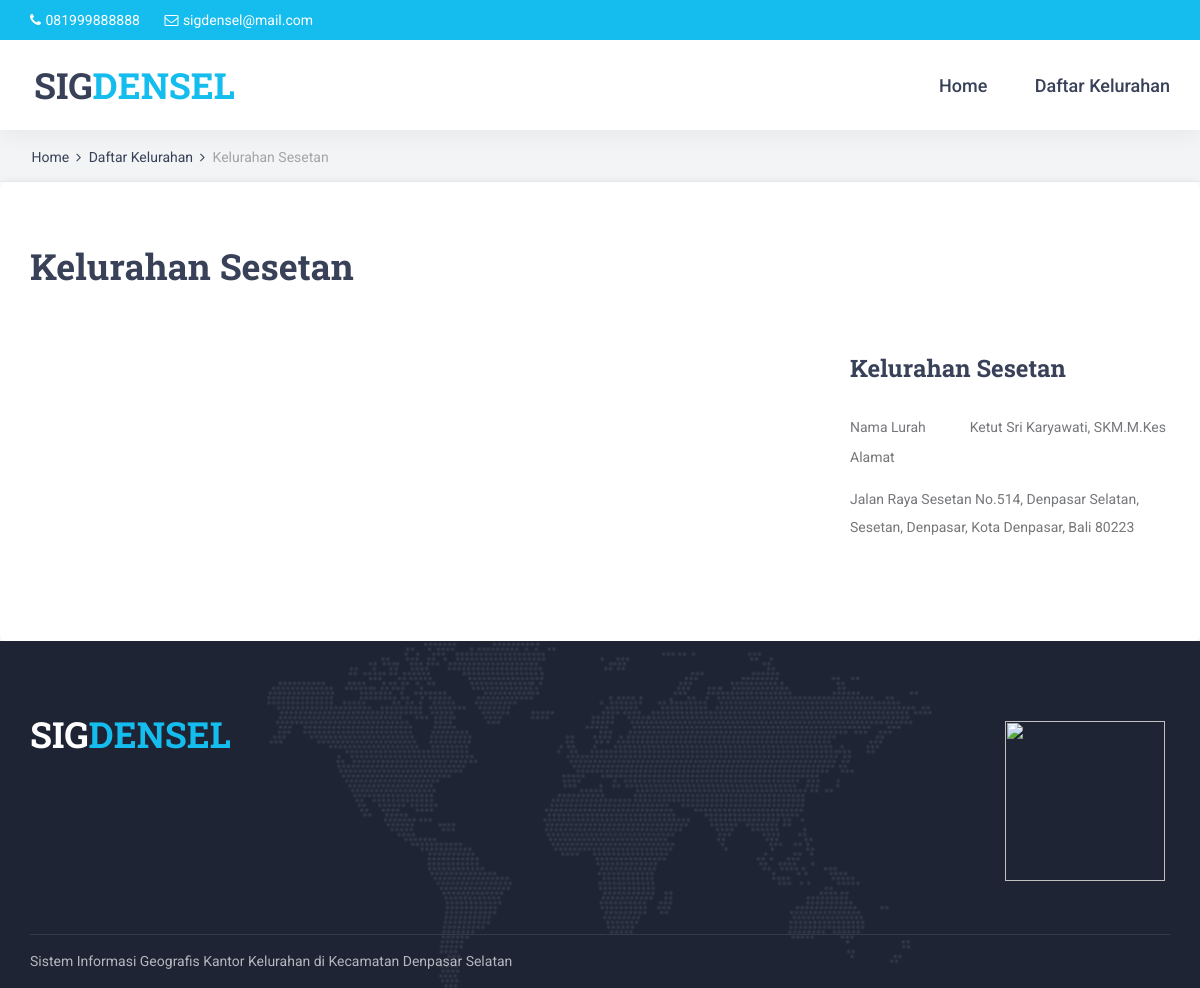
Screenshot of /lokasi_detail.php?id_kelurahan=1 with the database file from the repository.
### tables this page shows
CREATE TABLE `lokasi` (
  `id_lokasi` int(11) NOT NULL,
  `id_kelurahan` int(11) NOT NULL,
  `id_operator` int(11) NOT NULL,
  `data_lokasi` text NOT NULL,
  `alamat` text NOT NULL,
  `foto` varchar(199) NOT NULL,
  `latitude` varchar(199) NOT NULL,
  `longtitude` varchar(199) NOT NULL
);

CREATE TABLE `kelurahan` (
  `id_kelurahan` int(11) NOT NULL,
  `nama_kelurahan` varchar(199) NOT NULL,
  `nama_lurah` varchar(199) NOT NULL
);

### lokasi_detail.php (the view, shortened to what this page needs)
<?php
	include 'operator/koneksi.php';
	$id_kelurahan = $_GET['id_kelurahan'];
  $query_lokasi = mysqli_query($koneksi,
  "SELECT * FROM lokasi
  JOIN kelurahan ON kelurahan.id_kelurahan = lokasi.id_kelurahan
  JOIN operator ON operator.id_operator = lokasi.id_operator
  WHERE kelurahan.id_kelurahan = '$id_kelurahan'");
	$row_lokasi = mysqli_fetch_assoc($query_lokasi);
?>
<!DOCTYPE html>
<html lang="en">
<head>
<?php include 'asset/top-script.php'; ?>
<link rel="stylesheet" type="text/css" href="frontend/styles/course.css">
<link rel="stylesheet" type="text/css" href="frontend/styles/course_responsive.css">
</head>
<body>
<div class="super_container">
	<header class="header">
    <?php include 'top-bar.php'; ?>
		<?php include 'navigation.php'; ?>
	</header>
	<div class="home">
		<div class="breadcrumbs_container">
			<div class="container">
				<div class="row">
					<div class="col">
						<div class="breadcrumbs">
							<ul>
								<li><a href="index.php">Home</a></li>
								<li><a href="daftar-kelurahan.php">Daftar Kelurahan</a></li>
                <li><?= $row_lokasi['nama_kelurahan'];?></li>
							</ul>
						</div>
					</div>
				</div>
			</div>
		</div>
	</div>
  <div class="course">
		<div class="container">
			<div class="row">
				<div class="col-lg-8">
					<div class="course_container">
						<div class="course_title"><?= $row_lokasi['nama_kelurahan'];?></div>
						<div class="course_image"><img src="operator/foto/<?= $row_lokasi['foto'];?>" alt=""></div>
					</div>
				</div>
        <div class="col-lg-4">
					<div class="sidebar">
            <div class="sidebar_section">
							<div class="sidebar_section_title"><?= $row_lokasi['nama_kelurahan'];?></div>
							<div class="sidebar_teacher">
								<div class="teacher_meta_container">
									<div class="teacher_meta d-flex flex-row align-items-center justify-content-start">
										<div class="teacher_meta_title">Nama Lurah</div>
										<div class="teacher_meta_text ml-auto"><span><?= $row_lokasi['nama_lurah'];?></span></div>
									</div>
									<div class="teacher_meta d-flex flex-row align-items-center justify-content-start">
										<div class="teacher_meta_title">Alamat</div>
									</div>
								</div>
								<div class="teacher_info">
									<p><?= $row_lokasi['alamat'];?></p>
								</div>
							</div>
						</div>
					</div>
				</div>
			</div>
		</div>
	</div>
	<?php include 'footer.php'; ?>
</div>
</body>
</html>

### frontend/styles/main_styles.css (style rules this page uses)
* { margin: 0; padding: 0; -webkit-font-smoothing: antialiased; -webkit-text-shadow: rgba(0,0,0,.01) 0 0 1px; text-shadow: rgba(0,0,0,.01) 0 0 1px; }
body { font-family: 'Roboto', sans-serif; font-size: 14px; font-weight: 400; background: #FFFFFF; color: #a5a5a5; }
div { display: block; position: relative; -webkit-box-sizing: border-box; -moz-box-sizing: border-box; box-sizing: border-box; }
ul { list-style: none; margin-bottom: 0px; }
p { font-family: 'Roboto', sans-serif; font-size: 14px; line-height: 1.85; font-weight: 400; color: #76777a; -webkit-font-smoothing: antialiased; -webkit-text-shadow: rgba(0,0,0,.01) 0 0 1px; text-shadow: rgba(0,0,0,.01) 0 0 1px; }
p:last-of-type { margin-bottom: 0; }
a, a:hover, a:visited, a:active, a:link { text-decoration: none; -webkit-font-smoothing: antialiased; -webkit-text-shadow: rgba(0,0,0,.01) 0 0 1px; text-shadow: rgba(0,0,0,.01) 0 0 1px; }
.super_container { width: 100%; overflow: hidden; }
.header { position: fixed; top: 0; left: 0; width: 100%; z-index: 100; box-shadow: 0px 5px 20px rgba(0,0,0,0.05); -webkit-transition: all 200ms ease; -moz-transition: all 200ms ease; -ms-transition: all 200ms ease; -o-transition: all 200ms ease; transition: all 200ms ease; }
.home { width: 100%; height: 850px; }
.course { width: 100%; border-radius: 6px; background: #FFFFFF; box-shadow: 0px 1px 10px rgba(29,34,47,0.1); }
.course_image { width: 100%; border-top-left-radius: 6px; border-top-right-radius: 6px; overflow: hidden; }

### frontend/styles/about.css (style rules this page uses)
* { margin: 0; padding: 0; -webkit-font-smoothing: antialiased; -webkit-text-shadow: rgba(0,0,0,.01) 0 0 1px; text-shadow: rgba(0,0,0,.01) 0 0 1px; }
body { font-family: 'Roboto', sans-serif; font-size: 14px; font-weight: 400; background: #FFFFFF; color: #a5a5a5; }
div { display: block; position: relative; -webkit-box-sizing: border-box; -moz-box-sizing: border-box; box-sizing: border-box; }
ul { list-style: none; margin-bottom: 0px; }
p { font-family: 'Roboto', sans-serif; font-size: 14px; line-height: 1.85; font-weight: 400; color: #76777a; -webkit-font-smoothing: antialiased; -webkit-text-shadow: rgba(0,0,0,.01) 0 0 1px; text-shadow: rgba(0,0,0,.01) 0 0 1px; }
p:last-of-type { margin-bottom: 0; }
a, a:hover, a:visited, a:active, a:link { text-decoration: none; -webkit-font-smoothing: antialiased; -webkit-text-shadow: rgba(0,0,0,.01) 0 0 1px; text-shadow: rgba(0,0,0,.01) 0 0 1px; }
.super_container { width: 100%; overflow: hidden; }
.header { position: fixed; top: 0; left: 0; width: 100%; z-index: 100; box-shadow: 0px 5px 20px rgba(0,0,0,0.05); -webkit-transition: all 200ms ease; -moz-transition: all 200ms ease; -ms-transition: all 200ms ease; -o-transition: all 200ms ease; transition: all 200ms ease; }
.home { width: 100%; height: 182px; background: #f2f4f5; border-bottom: solid 1px #edeff0; }
.breadcrumbs_container { position: absolute; left: 0; bottom: 0; width: 100%; padding-bottom: 13px; padding-left: 3px; }
.breadcrumbs ul li { display: inline-block; position: relative; }
.breadcrumbs ul li:not(:last-child)::after { display: inline-block; font-family: 'FontAwesome'; content: '\f105'; margin-left: 7px; margin-right: 4px; color: #384158; }
.breadcrumbs ul li a { font-size: 14px; font-weight: 400; color: #384158; -webkit-transition: all 200ms ease; -moz-transition: all 200ms ease; -ms-transition: all 200ms ease; -o-transition: all 200ms ease; transition: all 200ms ease; }

### rows the page displays
lokasi: id_kelurahan.nama_kelurahan "Kelurahan Sesetan", id_kelurahan.nama_lurah "Ketut Sri Karyawati, SKM.M.Kes", alamat "Jalan Raya Sesetan No.514, Denpasar Selatan, Sesetan, Denpasar, Kota Denpasar, Bali 80223"
